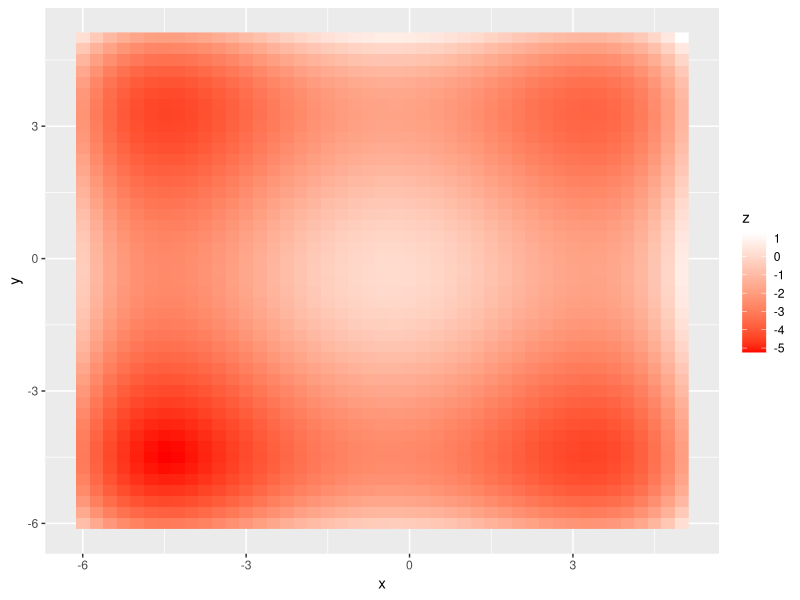

Generate this figure with R: (Note: this script raises an error after producing the figure.)
f <- function(x, y) {
  return(((x + 0.5)^4 - 30 * x^2 - 20 * x + (y + 0.5)^4 - 30 * y^2 - 20 * y)/100)
}
#png("p7_2d.png", width=700, height=700)
x <- seq(-6, 5, 0.25)
y <-  x
z <- outer(x, y, f)
colnames(z)=x
rownames(z)=y
library(reshape2) # recuerda instalar paquetes antes de intentar su uso
d <- melt(z)
names(d) <- c("x", "y", "z")
#library(lattice) # lo mismo aplica con este paquete
#png("p7_flat_2.png", width=500, height=500)
#g1<-levelplot(z ~ x * y, data = d)
#graphics.off()
library(ggplot2)
g1<-ggplot(d, aes(x, y)) +
  geom_raster(aes(fill =z))+
scale_fill_gradient(low="red", high="white")
low <- -2
high <- 2
step <- 0.25
best<-c()
t=50
po<-function (){
  datos=data.frame()
  resultados=data.frame()
  currx <- runif(1, low, high)
  curry <- runif(1, low, high)
  best <- c(currx, curry)
  for (tiempo in 1:t) {
    delta <- runif(1, 0, step)
    left <- currx - delta
    right <- currx + delta
    down <- curry - delta
    up <- curry + delta
    
    if (f(left,curry) > f(right,curry)) {
      bestx <- c(left,curry)
    } else {
      bestx <- c(right,curry)
    }
    if (f(currx, up) > f(currx, down)) {
      besty <-c(currx,up)
    } else {
      besty <- c(currx,down)
    }
    if(f (bestx[1],bestx[2])> f(besty[1], besty[2])){
      currx<-bestx[1]
      curry<-bestx[2]
    }else{
      currx<-besty[1]
      curry<-besty[2]
    }
    if (f(currx, curry) > f(best[1],best[2])) {
      best <- c(currx,curry)
    }
    datos=cbind(i,tiempo, currx, curry,f(best[1], best[2])) 
    resultados=rbind(resultados,datos)
  }
  return(resultados)
}

suppressMessages(library(doParallel))
registerDoParallel(makeCluster(detectCores() - 1))
y <- foreach(i = 1:10, .combine=rbind) %dopar% po()
names(y)=c("corrida","tiempo","posx","posy", "f(x)")
y$corrida=as.factor(y$corrida)
for(tiempo in 1:t){
  g<-y[y$tiempo==tiempo,]
  g1+geom_point(data=g, aes(g$posx,g$posy, color=corrida))
  #ggsave(paste("p7R1",tiempo,".png"))
 }
